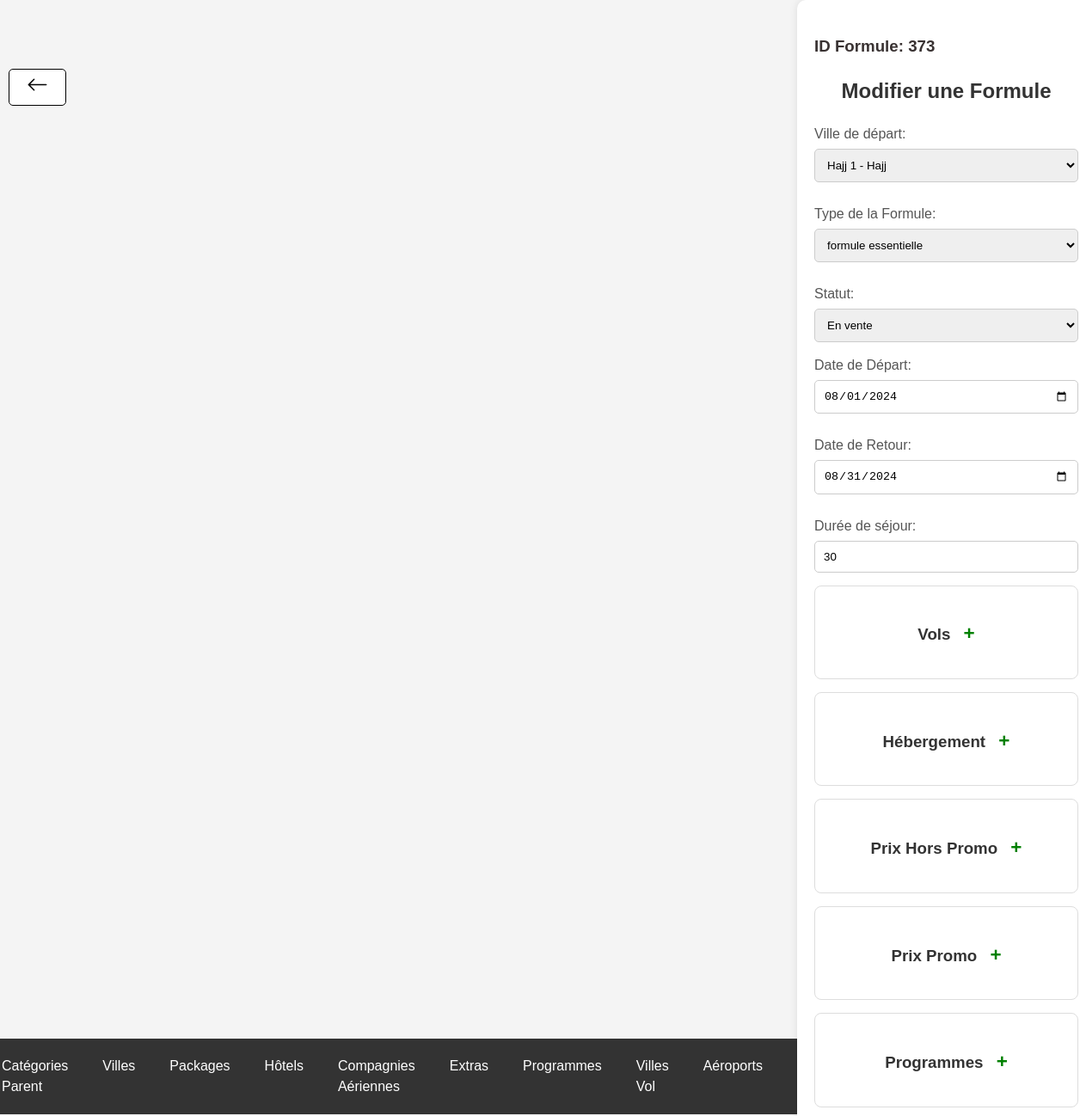
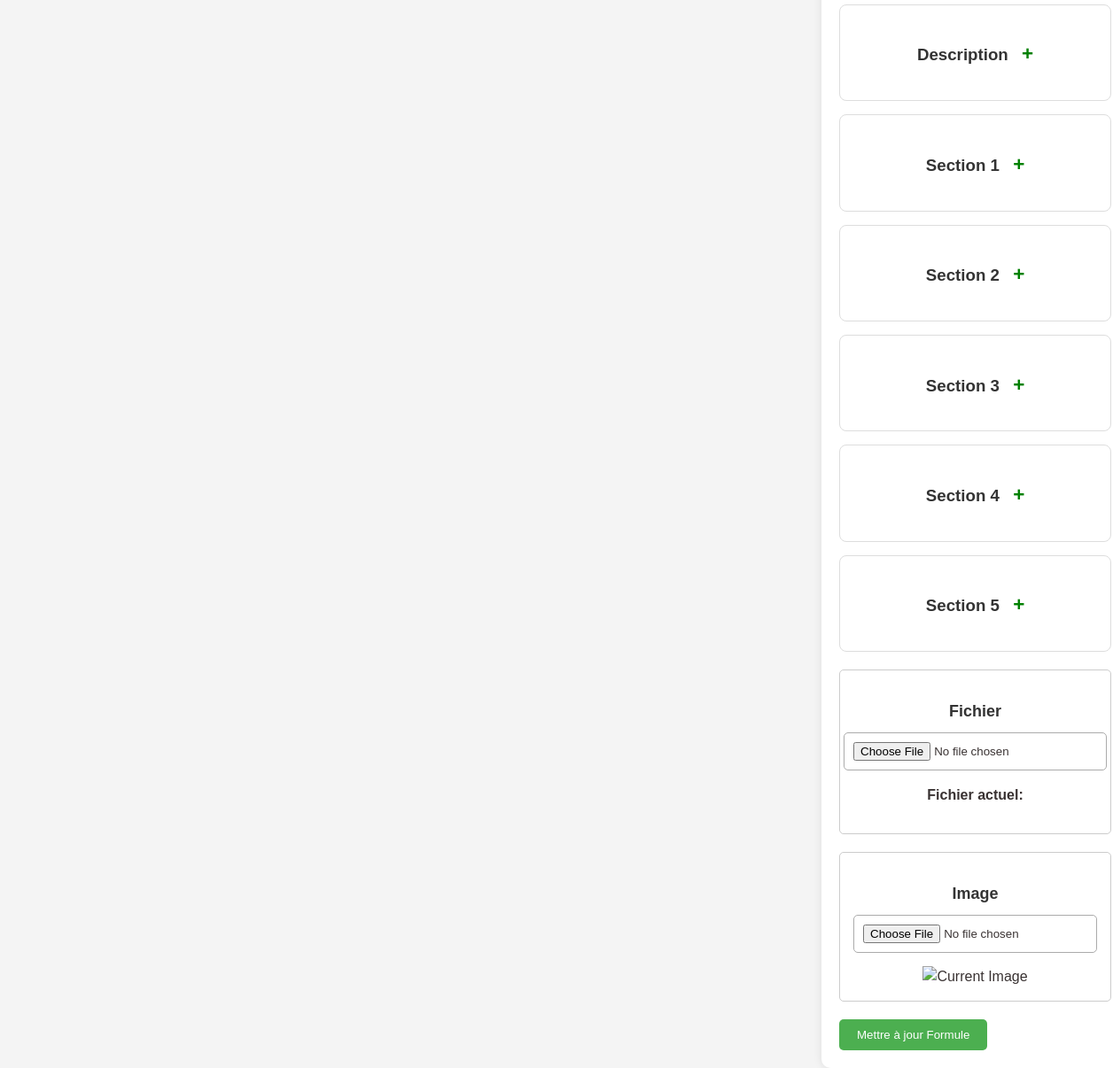
The app's page /edit_formule.php?id=373 (signed in) with its own data (2 pictures, top to bottom).
### tables this page shows
CREATE TABLE `formules` (
  `id` int(11) NOT NULL,
  `package_id` int(11) NOT NULL,
  `date_depart` date DEFAULT NULL,
  `date_retour` date DEFAULT NULL,
  `statut` enum('activé','désactivé') NOT NULL,
  `duree_sejour` varchar(255) NOT NULL,
  `prix_chambre_quadruple` decimal(10,2) NOT NULL,
  `prix_chambre_triple` decimal(10,2) NOT NULL,
  `prix_chambre_double` decimal(10,2) NOT NULL,
  `prix_chambre_single` decimal(10,2) NOT NULL,
  `child_discount` decimal(10,2) NOT NULL,
  `prix_bebe` decimal(10,2) NOT NULL,
  `prix_chambre_quadruple_promo` decimal(10,2) NOT NULL,
  `prix_chambre_triple_promo` decimal(10,2) NOT NULL,
  `prix_chambre_double_promo` decimal(10,2) NOT NULL,
  `prix_chambre_single_promo` decimal(10,2) NOT NULL,
  `type_id` int(11) DEFAULT NULL,
  `created_at` timestamp NOT NULL DEFAULT current_timestamp() ON UPDATE current_timestamp(),
  `programs_id` longtext DEFAULT NULL CHECK (json_valid(`programs_id`)),
  `program_order` longtext NOT NULL CHECK (json_valid(`program_order`)),
  `description` text NOT NULL,
  `s1t` varchar(255) NOT NULL,
  `s1d` text NOT NULL,
  `s2t` varchar(255) NOT NULL,
  `s2d` text NOT NULL,
  `s3t` varchar(255) NOT NULL,
  `s3d` text NOT NULL,
  `s4t` varchar(255) NOT NULL,
  `s4d` text NOT NULL,
  `s5t` varchar(255) NOT NULL,
  `s5d` text NOT NULL,
  `uploaded_file` varchar(255) DEFAULT NULL,
  `image_formule` varchar(255) DEFAULT NULL,
  `statut_vol` varchar(20) NOT NULL DEFAULT 'CONFIRMÉ'
);

### edit_formule.php (the view, shortened to what this page needs)
<!DOCTYPE html>
<html lang="fr">
<head>
    <link rel="stylesheet" href="styles.css">
    <link href="https://cdn.quilljs.com/1.3.6/quill.snow.css" rel="stylesheet">
    <link rel="stylesheet" href="https://code.jquery.com/ui/1.12.1/themes/base/jquery-ui.css">
</head>
<body>
    <?php include 'header.php'; ?>
    <div class="container">
        <form action="update_formule_submit.php" method="POST" enctype="multipart/form-data">
            <?php
            include 'db.php';
            if (isset($_GET['id'])) {
                $formuleId = $_GET['id'];
                $sql = "SELECT * FROM formules WHERE id = $formuleId";
                $result = mysqli_query($conn, $sql);
                if (mysqli_num_rows($result) > 0) {
                    $row = mysqli_fetch_assoc($result);
                    $existingPackageId = $row['package_id'];
                    $existingTypeId = $row['type_id'];
                    $existingStatut = $row['statut'];
                    $existingDureeSejour = $row['duree_sejour'];
                    $existingDateDepart = $row['date_depart'];
                    $existingDateRetour = $row['date_retour'];
                    $existingFile = $row['uploaded_file'];
                    $existingImage = $row['image_formule'];
                } else {
                    echo "Formule not found.";
                    exit;
                }
            } else {
                echo "Formule ID not provided.";
                exit;
            }
            ?>
            <h3><?php echo "ID Formule: " . $formuleId ?></h3>
            <h2>Modifier une Formule</h2>
            <div class="half-width-inputs">
                <div class="input-group">
                    <label for="package">Ville de départ:</label>
                    <select id="package" name="package" class="half-width-input" required>
                        <?php
                        $sql = "
            SELECT omra_packages.id, omra_packages.nom, category_parent.nom AS category_nom
            FROM omra_packages
            JOIN category_parent ON omra_packages.category_parent_id = category_parent.id";
                        $result = mysqli_query($conn, $sql);
                        while ($row = mysqli_fetch_assoc($result)) {
                            $selected = ($row["id"] == $existingPackageId) ? 'selected' : '';
                            echo "<option value='" . $row["id"] . "' $selected>" . $row["nom"] . " - " . $row["category_nom"] . "</option>";
                        }
                        ?>
                    </select>
                </div>
                <div class="input-group">
                    <label for="type">Type de la Formule:</label>
                    <select id="type" name="type" class="half-width-input" required>
                        <?php
                        $sql_types_formules = "SELECT id, nom FROM type_formule_omra WHERE formule_parent_id = $existingPackageId";
                        $result_types_formules = mysqli_query($conn, $sql_types_formules);
                        while ($row = mysqli_fetch_assoc($result_types_formules)) {
                            $selected = ($row["id"] == $existingTypeId) ? 'selected' : '';
                            echo "<option value='" . $row['id'] . "' $selected>" . $row['nom'] . "</option>";
                        }
                        ?>
                    </select>
                </div>
                <div class="input-group">
                    <label for="statut">Statut:</label>
                    <select id="statut" name="statut" class="half-width-input" required>
                        <option value="activé" <?php if ($existingStatut == 'activé')
                            echo 'selected'; ?>>En vente
                        </option>
                    </select>
                </div>
            </div>
            <div class="half-width-inputs">
                <div class="input-group">
                    <label for="date_depart">Date de Départ:</label>
                    <input type="date" id="date_depart" name="date_depart" class="half-width-input"
                        value="<?php echo $existingDateDepart; ?>" required>
                </div>
                <div class="input-group">
                    <label for="date_retour">Date de Retour:</label>
                    <input type="date" id="date_retour" name="date_retour" class="half-width-input"
                        value="<?php echo $existingDateRetour; ?>" required>
                </div>
                <div class="input-group">
                    <label for="duree_sejour">Durée de séjour:</label>
                    <input type="text" id="duree_sejour" name="duree_sejour" class="half-width-input"
                        value="<?php echo $existingDureeSejour; ?>" required>
                </div>
            </div>
            <div class="price-inputs" id="vols-container">
                <h3>Vols <span class="toggle-icon" onclick="toggleCollapse(this)">+</span></h3>
            </div>
            <div class="price-inputs">
                <h3>Hébergement <span id="toggle-hebergement" class="toggle-icon"
                        onclick="toggleCollapse(this)">+</span></h3>
            </div>
            <div class="price-inputs">
                <h3>Prix Hors Promo <span class="toggle-icon">+</span></h3>
            </div>
            <div class="price-inputs">
                <h3>Prix Promo <span class="toggle-icon">+</span></h3>
            </div>
            <div class="price-inputs">
    <h3>Programmes <span class="toggle-icon">+</span></h3>
</div>
            <div class="price-inputs">
                <h3>Description <span class="toggle-icon">+</span></h3>
            </div>
            <div class="price-inputs">
                <h3>Section 1 <span class="toggle-icon">+</span></h3>
            </div>
            <div class="price-inputs">
                <h3>Section 2 <span class="toggle-icon">+</span></h3>
            </div>
            <div class="price-inputs">
                <h3>Section 3 <span class="toggle-icon">+</span></h3>
            </div>
            <div class="price-inputs">
                <h3>Section 4 <span class="toggle-icon">+</span></h3>
            </div>
            <div class="price-inputs">
                <h3>Section 5 <span class="toggle-icon">+</span></h3>
            </div>
            <div class="price-inputs"
                style="display: flex; justify-content: center; align-items: center; margin: 20px 0; padding: 15px; border: 1px solid #ccc; border-radius: 5px;">
                <div class="input-group" style="display: flex; flex-direction: column; align-items: center;">
                    <h3 style="margin-bottom: 10px; font-size: 18px; color: #333;">Fichier</h3>
                    <input type="file" name="uploaded_file" id="uploaded_file" class="form-control"
                        style="padding: 10px; border: 1px solid #ababab; border-radius: 5px; transition: border-color 0.3s; width: 100%; max-width: 300px;"
                        onfocus="this.style.borderColor='#32363b'; this.style.outline='none';"
                        onblur="this.style.borderColor='#32363b';">
                    <?php
                    $existingFiles = $existingFile;
                    $filenameWithId = basename($existingFiles);
                    $parts = explode('_', $filenameWithId);
                    array_shift($parts);
                    $cleanFilename = implode('_', $parts);
                    ?>
                    <p><b>Fichier actuel:</b> <?php echo $cleanFilename; ?></p>
                </div>
            </div>
            <div class="price-inputs"
                style="display: flex; justify-content: center; align-items: center; margin: 20px 0; padding: 15px; border: 1px solid #ccc; border-radius: 5px;">
                <div class="input-group" style="display: flex; flex-direction: column; align-items: center;">
                    <h3 style="margin-bottom: 10px; font-size: 18px; color: #333;">Image</h3>
                    <input type="file" name="image_formule" id="image_formule" class="form-control"
                        style="padding: 10px; border: 1px solid #ababab; border-radius: 5px;">
                    <img src="<?php echo $existingImage; ?>" alt="Current Image"
                        style="margin-top: 15px; max-width: 200px;">
                </div>
            </div>
            <button type="submit">Mettre à jour Formule</button>
        </form>
    </div>
</body>
</html>

### css/styles.css (style rules this page uses)
body { font-family: 'Lexend', sans-serif; line-height: 1.5; min-height: 100vh; display: flex; align-items: center; justify-content: center; color: #393232; background-color: #f7f7f7; }

### edit_formule.php (style rules this page uses)
.price-inputs { font-family: Arial, sans-serif; }
body { font-family: Arial, sans-serif; background-color: #f4f4f4; margin: 0; padding: 0; box-sizing: border-box; }
.container { width: 80%; margin: auto; background-color: #fff; padding: 20px; border-radius: 10px; box-shadow: 0 0 10px rgba(0, 0, 0, 0.1); }
h2 { text-align: center; color: #333; }
form { margin-top: 20px; }
label { display: block; margin-bottom: 5px; color: #555; }
input[type="text"], input[type="number"], textarea, select { width: 100%; padding: 10px; margin-bottom: 15px; border: 1px solid #ccc; border-radius: 5px; box-sizing: border-box; }
button[type="submit"] { background-color: #4caf50; color: #fff; padding: 10px 20px; border: none; border-radius: 5px; cursor: pointer; }
input[type="date"] { width: 100%; padding: 10px; margin-bottom: 15px; border: 1px solid #ccc; border-radius: 5px; box-sizing: border-box; }
.price-inputs { margin-bottom: 15px; }
.price-inputs { border: 1px solid #ddd; padding: 20px; border-radius: 8px; }
.price-inputs h3 { text-align: center; margin-bottom: 15px; color: #333; }
.half-width-inputs { display: flex; flex-wrap: wrap; gap: 10px; }
.input-group { flex: 1; min-width: 150px; }
.half-width-input { width: 100%; box-sizing: border-box; }
.toggle-icon { cursor: pointer; font-size: 1.2em; margin-left: 10px; color: green !important; }

### header.php (style rules this page uses)
body { font-family: Arial, sans-serif; background-color: #f4f4f4; margin: 0; padding: 0; box-sizing: border-box; }

### records on screen
formules: statut "En vente", date_depart "08/01/2024", date_retour "08/31/2024", duree_sejour "30"

### other values on screen
$formuleId "373"
form field package "Hajj 1 - Hajj"
form field type "formule essentielle"
